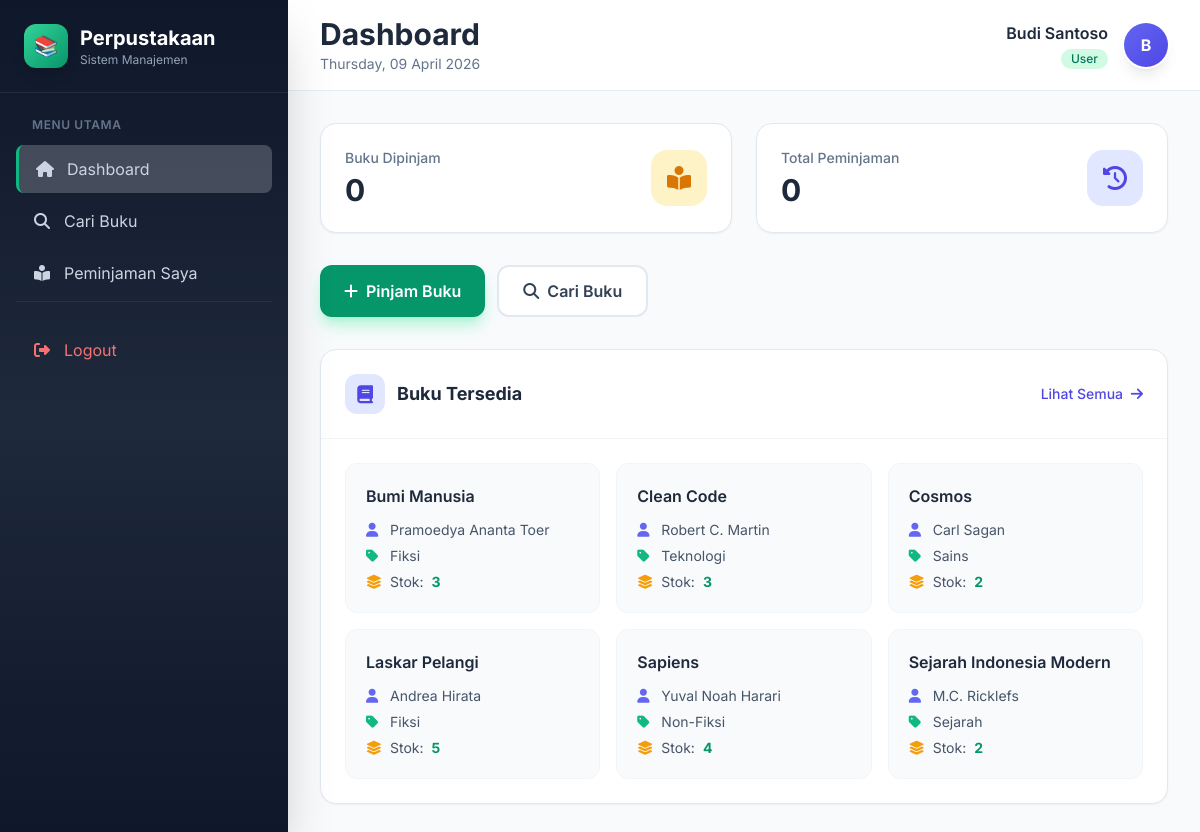
The app's page /dashboard (signed in) with its own data.
### tables this page shows
CREATE TABLE tb_buku (
    id_buku INT AUTO_INCREMENT PRIMARY KEY,
    judul VARCHAR(200) NOT NULL,
    pengarang VARCHAR(100) NOT NULL,
    penerbit VARCHAR(100),
    tahun_terbit YEAR,
    id_kategori INT,
    stok INT DEFAULT 1,
    created_at TIMESTAMP DEFAULT CURRENT_TIMESTAMP,
    FOREIGN KEY (id_kategori) REFERENCES tb_kategori(id_kategori) ON DELETE SET NULL
);

CREATE TABLE tb_kategori (
    id_kategori INT AUTO_INCREMENT PRIMARY KEY,
    nama_kategori VARCHAR(50) NOT NULL
);

### index.php (called while the page is built, shortened)
<?php
require_once __DIR__ . '/core/Database.php';
require_once __DIR__ . '/core/Model.php';
require_once __DIR__ . '/core/Router.php';
require_once __DIR__ . '/controllers/DashboardController.php';
$router = new Router();
$router->get('/', [AuthController::class, 'loginForm']);
$router->get('/login', [AuthController::class, 'loginForm']);
$router->post('/login', [AuthController::class, 'login']);
$router->get('/register', [AuthController::class, 'registerForm']);
$router->post('/register', [AuthController::class, 'register']);
$router->get('/logout', [AuthController::class, 'logout']);
$router->get('/dashboard', [DashboardController::class, 'index']);
$router->get('/admin/buku', [BukuController::class, 'index']);
$router->get('/admin/buku/create', [BukuController::class, 'create']);
$router->post('/admin/buku/store', [BukuController::class, 'store']);
$router->get('/admin/buku/edit/{id}', [BukuController::class, 'edit']);
$router->post('/admin/buku/update/{id}', [BukuController::class, 'update']);
$router->get('/admin/buku/delete/{id}', [BukuController::class, 'delete']);
$router->get('/admin/buku/search', [BukuController::class, 'search']);
$router->get('/admin/anggota', [AnggotaController::class, 'index']);
$router->get('/admin/anggota/create', [AnggotaController::class, 'create']);
$router->post('/admin/anggota/store', [AnggotaController::class, 'store']);
$router->get('/admin/anggota/edit/{id}', [AnggotaController::class, 'edit']);
$router->post('/admin/anggota/update/{id}', [AnggotaController::class, 'update']);
$router->get('/admin/anggota/delete/{id}', [AnggotaController::class, 'delete']);
$router->get('/admin/transaksi', [TransaksiController::class, 'index']);
$router->get('/admin/transaksi/create', [TransaksiController::class, 'create']);
$router->post('/admin/transaksi/store', [TransaksiController::class, 'store']);
$router->get('/admin/transaksi/kembalikan/{id}', [TransaksiController::class, 'kembalikan']);
$router->get('/admin/transaksi/delete/{id}', [TransaksiController::class, 'delete']);
$router->get('/user/peminjaman', [PeminjamanController::class, 'index']);
$router->get('/user/peminjaman/pinjam', [PeminjamanController::class, 'pinjam']);
$router->post('/user/peminjaman/pinjam', [PeminjamanController::class, 'storePinjam']);
$router->get('/user/peminjaman/kembalikan/{id}', [PeminjamanController::class, 'kembalikan']);
$router->get('/user/buku', [PeminjamanController::class, 'cariBuku']);
$router->run();

### core/Database.php (called while the page is built, shortened)
<?php
class Database {
    private static $instance = null;
    private $pdo;
    private function __construct() {
        $dsn = "mysql:host=" . DB_HOST . ";dbname=" . DB_NAME . ";charset=" . DB_CHARSET;
        $options = [
            PDO::ATTR_ERRMODE => PDO::ERRMODE_EXCEPTION,
            PDO::ATTR_DEFAULT_FETCH_MODE => PDO::FETCH_ASSOC,
            PDO::ATTR_EMULATE_PREPARES => false
        ];
        try {
            $this->pdo = new PDO($dsn, DB_USER, DB_PASS, $options);
        } catch (PDOException $e) {
            die("Koneksi database gagal: " . $e->getMessage());
        }
    }
    public static function getInstance() {
        if (self::$instance === null) {
            self::$instance = new self();
        }
        return self::$instance;
    }
    public function query($sql, $params = []) {
        $stmt = $this->pdo->prepare($sql);
        $stmt->execute($params);
        return $stmt;
    }
    public function fetch($sql, $params = []) {
        return $this->query($sql, $params)->fetch();
    }
    public function fetchAll($sql, $params = []) {
        return $this->query($sql, $params)->fetchAll();
    }
}

### core/Model.php (called while the page is built, shortened)
<?php
class Model {
    protected $db;
    protected $table;
    public function __construct() {
        $this->db = Database::getInstance();
    }
    public function count($where = null, $params = []) {
        $sql = "SELECT COUNT(*) as total FROM {$this->table}";
        if ($where) $sql .= " WHERE {$where}";
        return $this->db->fetch($sql, $params)['total'];
    }
}

### models/Peminjaman.php (called while the page is built, shortened)
<?php
require_once __DIR__ . '/../core/Database.php';
require_once __DIR__ . '/../core/Model.php';
class Peminjaman extends Model {
    protected $table = 'tb_peminjaman';
    public function getByUser($userId) {
        return $this->db->fetchAll("
            SELECT p.*, b.judul, b.pengarang
            FROM {$this->table} p
            JOIN tb_buku b ON p.id_buku = b.id_buku
            WHERE p.id_user = ?
            ORDER BY p.created_at DESC
        ", [$userId]);
    }
    public function countByUserAndStatus($userId, $status) {
        return $this->count("id_user = ? AND status = ?", [$userId, $status]);
    }
}

### models/Buku.php (called while the page is built, shortened)
<?php
require_once __DIR__ . '/../core/Database.php';
require_once __DIR__ . '/../core/Model.php';
class Buku extends Model {
    protected $table = 'tb_buku';
    public function getAvailable() {
        return $this->db->fetchAll("
            SELECT b.*, k.nama_kategori
            FROM {$this->table} b
            LEFT JOIN tb_kategori k ON b.id_kategori = k.id_kategori
            WHERE b.stok > 0
            ORDER BY b.judul ASC
        ");
    }
}

### views/user/dashboard.php (the view, shortened to what this page needs)
<?php
require_once __DIR__ . '/../layouts/header.php';
?>
<div class="grid grid-cols-1 sm:grid-cols-2 gap-6 mb-8">
    <div class="card bg-white rounded-2xl p-6 shadow-sm border border-slate-200 animate-slide">
        <div class="flex items-center justify-between">
            <div>
                <p class="text-sm font-medium text-slate-500 mb-1">Buku Dipinjam</p>
                <h3 class="text-3xl font-bold text-slate-800">
                    <?= $stats['sedang_dipinjam'] ?? 0 ?>
                </h3>
            </div>
            <div class="w-14 h-14 bg-amber-100 rounded-2xl flex items-center justify-center">
                <i class="fas fa-book-reader text-2xl text-amber-600"></i>
            </div>
        </div>
    </div>
    <div class="card bg-white rounded-2xl p-6 shadow-sm border border-slate-200 animate-slide" style="animation-delay: 0.1s;">
        <div class="flex items-center justify-between">
            <div>
                <p class="text-sm font-medium text-slate-500 mb-1">Total Peminjaman</p>
                <h3 class="text-3xl font-bold text-slate-800">
                    <?= $stats['total_peminjaman'] ?? 0 ?>
                </h3>
            </div>
            <div class="w-14 h-14 bg-indigo-100 rounded-2xl flex items-center justify-center">
                <i class="fas fa-history text-2xl text-indigo-600"></i>
            </div>
        </div>
    </div>
</div>
<div class="flex flex-wrap gap-3 mb-8 animate-slide" style="animation-delay: 0.2s;">
    <a href="<?= BASE_URL ?>/user/peminjaman/pinjam"
       class="btn px-6 py-3 bg-emerald-600 hover:bg-emerald-700 text-white rounded-xl font-semibold shadow-lg shadow-emerald-200 flex items-center gap-2">
        <i class="fas fa-plus"></i> Pinjam Buku
    </a>
    <a href="<?= BASE_URL ?>/user/buku"
       class="btn px-6 py-3 bg-white hover:bg-slate-50 text-slate-700 rounded-xl font-semibold border-2 border-slate-200 flex items-center gap-2">
        <i class="fas fa-search"></i> Cari Buku
    </a>
</div>
<div class="bg-white rounded-2xl shadow-sm border border-slate-200 overflow-hidden animate-slide" style="animation-delay: 0.4s;">
    <div class="p-6 border-b border-slate-100">
        <div class="flex items-center justify-between">
            <h3 class="text-lg font-bold text-slate-800 flex items-center gap-3">
                <div class="w-10 h-10 bg-indigo-100 rounded-xl flex items-center justify-center">
                    <i class="fas fa-book text-indigo-600"></i>
                </div>
                Buku Tersedia
            </h3>
            <a href="<?= BASE_URL ?>/user/buku" class="text-indigo-600 hover:text-indigo-700 font-medium text-sm">
                Lihat Semua <i class="fas fa-arrow-right ml-1"></i>
            </a>
        </div>
    </div>
    <div class="p-6">
        <div class="grid grid-cols-1 sm:grid-cols-2 lg:grid-cols-3 gap-4">
            <?php foreach ($bukuTerbaru as $index => $b): ?>
                <div class="card p-5 bg-slate-50 hover:bg-white rounded-xl border border-slate-100 hover:border-slate-200">
                    <h4 class="font-semibold text-slate-800 mb-3 line-clamp-1">
                        <?= htmlspecialchars($b['judul']) ?>
                    </h4>
                    <div class="space-y-1.5 text-sm text-slate-600">
                        <p class="flex items-center gap-2">
                            <i class="fas fa-user text-indigo-500 w-4"></i>
                            <?= htmlspecialchars($b['pengarang']) ?>
                        </p>
                        <p class="flex items-center gap-2">
                            <i class="fas fa-tag text-emerald-500 w-4"></i>
                            <?= htmlspecialchars($b['nama_kategori'] ?? 'Umum') ?>
                        </p>
                        <p class="flex items-center gap-2">
                            <i class="fas fa-layer-group text-amber-500 w-4"></i>
                            Stok:
                            <span class="font-bold text-emerald-600">
                                <?= $b['stok'] ?>
                            </span>
                        </p>
                    </div>
                </div>
            <?php endforeach; ?>
        </div>
    </div>
</div>
<?php
require_once __DIR__ . '/../layouts/footer.php';
?>

### core/Router.php (shortened to what this page needs)
<?php
class Router {
    private $routes = [];
    public function get($path, $callback) {
        $this->routes['GET'][$path] = $callback;
    }
    public function post($path, $callback) {
        $this->routes['POST'][$path] = $callback;
    }
    public function run() {
        $method = $_SERVER['REQUEST_METHOD'];
        $uri = parse_url($_SERVER['REQUEST_URI'], PHP_URL_PATH);
        $basePath = str_replace('/index.php', '', $_SERVER['SCRIPT_NAME']);
        $uri = str_replace($basePath, '', $uri);
        $uri = '/' . trim($uri, '/');
        if (isset($this->routes[$method])) {
            foreach ($this->routes[$method] as $route => $callback) {
                $pattern = preg_replace('/\{([a-zA-Z]+)\}/', '([a-zA-Z0-9_-]+)', $route);
                $pattern = '#^' . $pattern . '$#';
                if (preg_match($pattern, $uri, $matches)) {
                    array_shift($matches);
                    if (is_array($callback)) {
                        $controller = new $callback[0]();
                        return call_user_func_array([$controller, $callback[1]], $matches);
                    }
                    return call_user_func_array($callback, $matches);
                }
            }
        }
    }
}

### views/layouts/header.php (style rules this page uses)
body { font-family: 'Inter', sans-serif; }
.card { transition: all 0.3s cubic-bezier(0.4, 0, 0.2, 1); }
.btn { transition: all 0.2s ease; }
.animate-slide { animation: slideUp 0.4s ease-out; }

### records on screen
tb_buku: judul "Bumi Manusia", pengarang "Pramoedya Ananta Toer", id_kategori.nama_kategori "Fiksi", stok "3"
tb_buku: judul "Clean Code", pengarang "Robert C. Martin", id_kategori.nama_kategori "Teknologi", stok "3"
tb_buku: judul "Cosmos", pengarang "Carl Sagan", id_kategori.nama_kategori "Sains", stok "2"
tb_buku: judul "Laskar Pelangi", pengarang "Andrea Hirata", id_kategori.nama_kategori "Fiksi", stok "5"
tb_buku: judul "Sapiens", pengarang "Yuval Noah Harari", id_kategori.nama_kategori "Non-Fiksi", stok "4"
tb_buku: judul "Sejarah Indonesia Modern", pengarang "M.C. Ricklefs", id_kategori.nama_kategori "Sejarah", stok "2"

### other values on screen
$stats['sedang_dipinjam'] "0"
$stats['total_peminjaman'] "0"
